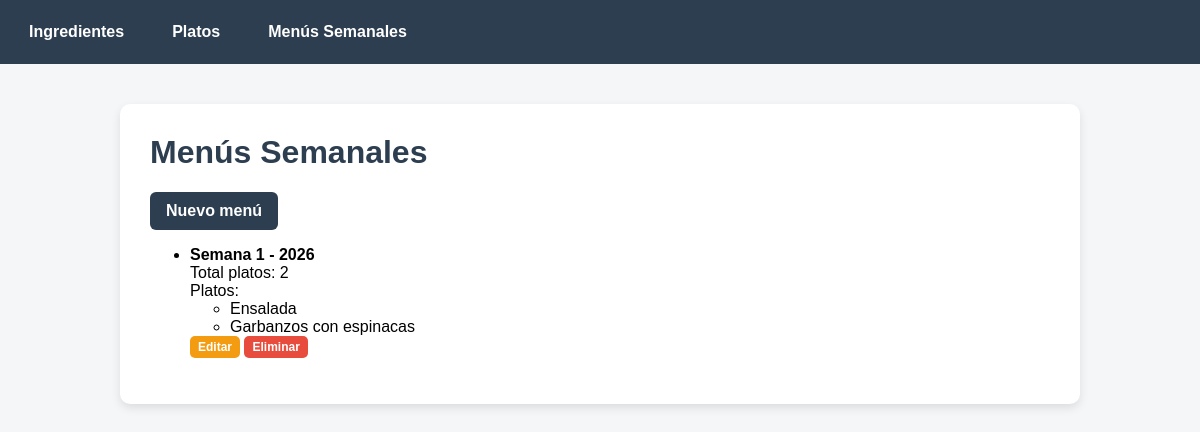
The page /menus/ on the database its author committed.
### recetas/models.py (models this page shows, shortened)
class MenuSemanal(models.Model):
    semana = models.IntegerField()
    ano = models.IntegerField()
    platos = models.ManyToManyField(Plato)

class Receta(models.Model):
    nome = models.CharField(max_length=100)
    tipo = models.CharField(max_length=50)
    data = models.DateField()
    tempada = models.CharField(max_length=50)
    preparacion = models.TextField()
    foto = models.ImageField(upload_to='recetas/', null=True, blank=True)
    class Meta:
        abstract = True

class Plato(Receta):
    ingredientes = models.ManyToManyField(Ingrediente)

### recetas/views.py (the view)
# urls.py: path('menus/', views.lista_menus, name='lista_menus'),
def lista_menus(request):
    menus = MenuSemanal.objects.all()
    return render(request, 'menus/lista.html', {'menus': menus})

### recetas/templatetags/extras.py (called while the page is built)
@register.filter
def formato_menu(menu):
    return f"Semana {menu.semana} - {menu.ano}"

@register.simple_tag
def total_platos(menu):
    return menu.platos.count()

### recetas/templates/menus/lista.html
{% extends "base.html" %}
{% load extras %}
{% block content %}
<h1>Menús Semanales</h1>
<a href="{% url 'crear_menu' %}" class="btn">Nuevo menú</a>
<ul>
    {% for m in menus %}
        <li>
            <strong>{{ m|formato_menu }}</strong>
            <br>
            Total platos: {% total_platos m %}
            <br>
            Platos:
            <ul>
                {% for p in m.platos.all %}
                    <li>{{ p.nome }}</li>
                {% empty %}
                    <li>Sin platos</li>
                {% endfor %}
            </ul>
            <a href="{% url 'editar_menu' m.id %}" class="btn-edit">Editar</a>
            <a href="{% url 'eliminar_menu' m.id %}" class="btn-delete">Eliminar</a>
        </li>
    {% empty %}
        <li>No hay menús</li>
    {% endfor %}
</ul>
{% endblock %}

### recetas/templates/base.html (style rules this page uses)
body { font-family: Arial, sans-serif; margin: 0; background-color: #f4f6f8; }
h1 { margin-top: 0; color: #2c3e50; }
.btn { display: inline-block; background-color: #2c3e50; color: white; padding: 10px 16px; border-radius: 6px; text-decoration: none; font-weight: bold; transition: background 0.3s; }
.btn-edit { display: inline-block; background-color: #f39c12; color: white; padding: 4px 8px; border-radius: 5px; text-decoration: none; font-weight: bold; font-size: 12px; transition: background 0.3s; }
.btn-delete { display: inline-block; background-color: #e74c3c; color: white; padding: 4px 8px; border-radius: 5px; text-decoration: none; font-weight: bold; font-size: 12px; transition: background 0.3s; }

### rows shown on the page
MenuSemanal: semana+ano "Semana 1 - 2026", id "2"
Plato: nome "Ensalada"
Plato: nome "Garbanzos con espinacas"
